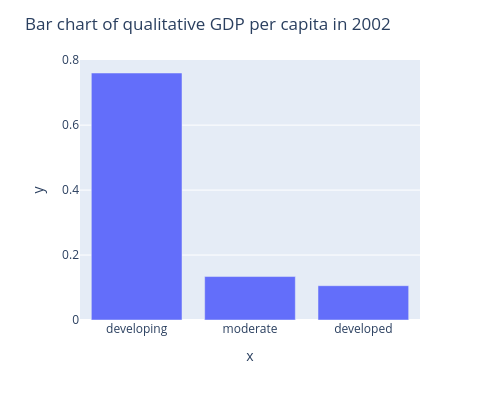

The notebook cell this image was saved under:
### Markdown cell above
- Graphically represent them and describe the graph.

### Code cell
fig1 = px.bar(
    x = gdp_qual.index,
    y = gdp_qual.values
)
fig1.update_layout(
    width=500,
    height=400,
    title='Bar chart of qualitative GDP per capita in 2002'
)
fig1.show()

### Figure 1 — Plotly figure (JSON) as saved in the notebook; plotly's stock layout.template omitted (floating-point values rounded to 4 significant figures)
{"data": [{"hovertemplate": "x=%{x}<br>y=%{y}<extra></extra>", "legendgroup": "", "marker": {"color": "#636efa", "pattern": {"shape": ""}}, "name": "", "orientation": "v", "showlegend": false, "textposition": "auto", "type": "bar", "x": ["developing", "moderate", "developed"], "xaxis": "x", "y": [0.7606, 0.1338, 0.1056], "yaxis": "y"}], "layout": {"barmode": "relative", "height": 400, "legend": {"tracegroupgap": 0}, "margin": {"t": 60}, "title": {"text": "Bar chart of qualitative GDP per capita in 2002"}, "width": 500, "xaxis": {"anchor": "y", "domain": [0, 1], "title": {"text": "x"}}, "yaxis": {"anchor": "x", "domain": [0, 1], "title": {"text": "y"}}}}
